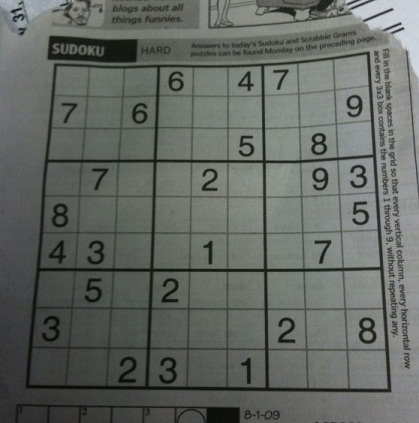
#> input picture static/sudoku.png, 419 x 423 px
$ python AdptveThresholding.py
#> lines starting #> are read from the running program, lines starting #| are printed output that depends on the picture; after the words box and inside, x2 and y2 are one past the last pixel; in counts of white or black regions, pixels touching at a corner belong together
import cv2

img = cv2.imread("./static/sudoku.png",0)
#> img: shape (423, 419); min 5, max 218, mean 101.9

# simple thresholding
_,th1 = cv2.threshold(img,127,255,cv2.THRESH_BINARY)
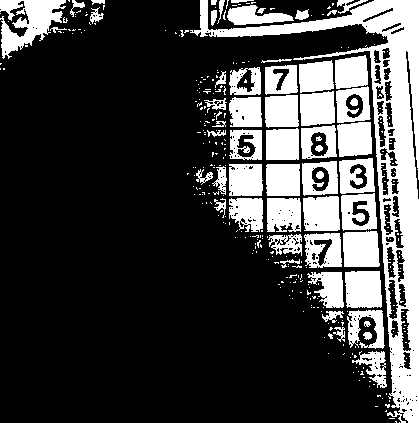
#> th1: shape (423, 419); 25.6% white; 333 white regions (274 under 20 px), largest, box (x1, y1, x2, y2) and area: (190, 0, 419, 423) 14935, (0, 0, 66, 59) 2037, (345, 271, 382, 308) 1282

# adaptive Thresholding
th2 = cv2.adaptiveThreshold(img,255,cv2.ADAPTIVE_THRESH_MEAN_C,cv2.THRESH_BINARY,9,1)
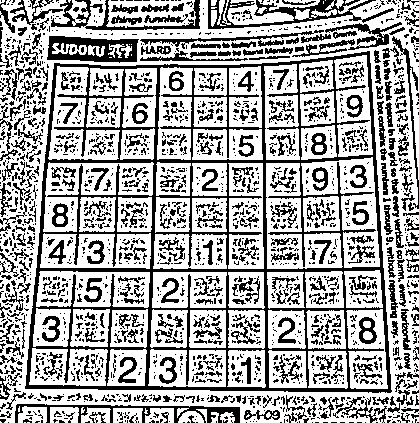
#> th2: shape (423, 419); 65.4% white; 1900 black regions (1435 under 20 px), largest, box (x1, y1, x2, y2) and area: (25, 51, 392, 393) 18136, (208, 0, 394, 29) 1626, (47, 36, 139, 63) 1476
th3 = cv2.adaptiveThreshold(img,255,cv2.ADAPTIVE_THRESH_GAUSSIAN_C,cv2.THRESH_BINARY,9,1)
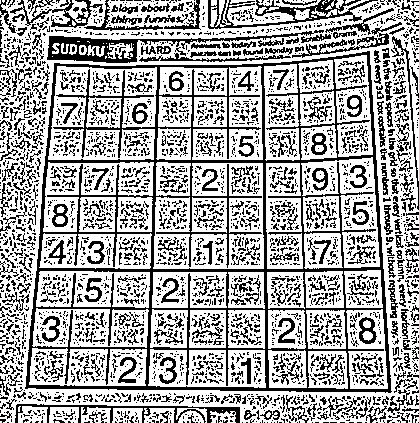
#> th3: shape (423, 419); 65.4% white; black in thin lines or dots

cv2.imshow("Image",img)
cv2.imshow("th1",th1)
cv2.imshow("th2",th2)
cv2.imshow("th3",th3)


cv2.waitKey(0)
cv2.destroyAllWindows()

$ run again, with static/smarties2.png copied over static/sudoku.png
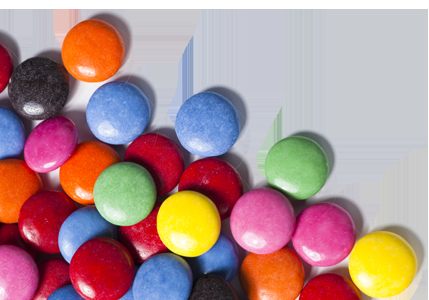
#> input picture static/smarties2.png, 429 x 300 px
#> `_,th1 = cv2.threshold(img,127,255,cv2.THRESH_BINARY)`:
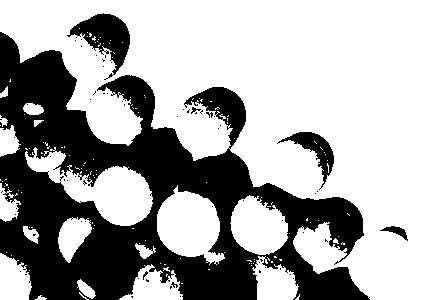
#> th1: shape (300, 429); 65.3% white; 68 black regions (62 under 20 px), largest, box (x1, y1, x2, y2) and area: (0, 32, 370, 300) 41641, (67, 13, 130, 80) 1778, (277, 132, 334, 190) 907, (380, 226, 408, 241) 153, (191, 107, 201, 114) 26, (206, 112, 213, 118) 21
#> th2: shape (300, 429); 61.2% white; 616 black regions (523 under 20 px), largest, box (x1, y1, x2, y2) and area: (0, 9, 428, 300) 37163, (62, 12, 131, 83) 2020, (353, 240, 403, 291) 706
#> `th3 = cv2.adaptiveThreshold(img,255,cv2.ADAPTIVE_THRESH_GAUSSIAN_C,cv2..`:
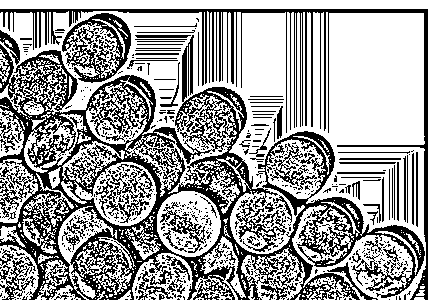
#> th3: shape (300, 429); 62.5% white; black in thin lines or dots
